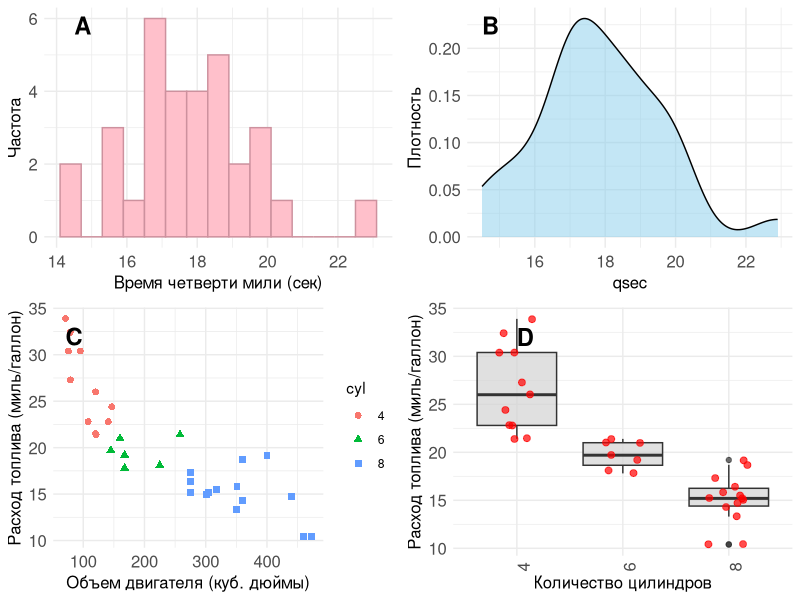

Write the R code that produced this figure.
library(ggplot2)
library(gridExtra)  # для объединения графиков
df <- mtcars
mtcars$cyl <- as.factor(mtcars$cyl)

# Задание 1.1 - Гистограмма qsec
p1 <- ggplot(mtcars, aes(x = qsec)) +
  geom_histogram(fill = "#FFC0CB", color = "#CD919E", bins = 15) +
  labs(title = "Распределение qsec",
       subtitle = "Данные mtcars",
       x = "Время четверти мили (сек)",
       y = "Частота") +
  theme_minimal() +
  theme(axis.title = element_text(size = 14),
        axis.text = element_text(size = 14))

# Задание 1.2 - Плотность qsec
p2 <- ggplot(mtcars, aes(x = qsec)) +
  geom_density(fill = "skyblue", alpha = 0.5) +
  labs(title = "Плотность распределения qsec",
       x = "qsec",
       y = "Плотность") +
  theme_minimal() +
  theme(axis.title = element_text(size = 14),
        axis.text = element_text(size = 14))


# Задание 2 - Точечный график mpg от disp
p3 <- ggplot(mtcars, aes(x = disp, y = mpg, color = cyl, shape = cyl)) +
  geom_point(size = 2) +
  labs(title = "Зависимость расхода от объема",
       x = "Объем двигателя (куб. дюймы)",
       y = "Расход топлива (миль/галлон)") +
  theme_minimal() +
  theme(axis.title = element_text(size = 14),
        axis.text = element_text(size = 14))

# Задание 3 - Боксплоты + джиттер
p4 <- ggplot(mtcars, aes(x = cyl, y = mpg)) +
  geom_boxplot(fill = "lightgray", alpha = 0.7) +
  geom_jitter(width = 0.2, size = 2, color = "red", alpha = 0.7) +
  labs(title = "Расход топлива по количеству цилиндров",
       x = "Количество цилиндров",
       y = "Расход топлива (миль/галлон)") +
  theme_minimal() +
  theme(axis.text.x = element_text(angle = 90, hjust = 1, size = 14),
        axis.text.y = element_text(size = 14),
        axis.title = element_text(size = 14))

# Задание 4 - Панель из 4 графиков
p5 <- ggplot(mtcars, aes(x = qsec)) +
  geom_histogram(fill = "#FFC0CB", color = "#CD919E", bins = 15) +
  labs(x = "Время четверти мили (сек)", y = "Частота") +
  theme_minimal() +
  annotate("text", x = min(mtcars$qsec), y = Inf, label = "A", 
           hjust = 0, vjust = 1.5, size = 6, fontface = "bold") +
  theme(axis.title = element_text(size = 12),
        axis.text = element_text(size = 12))

p6 <- ggplot(mtcars, aes(x = qsec)) +
  geom_density(fill = "skyblue", alpha = 0.5) +
  labs(x = "qsec", y = "Плотность") +
  theme_minimal() +
  annotate("text", x = min(mtcars$qsec), y = Inf, label = "B", 
           hjust = 0, vjust = 1.5, size = 6, fontface = "bold") +
  theme(axis.title = element_text(size = 12),
        axis.text = element_text(size = 12))

p7 <- ggplot(mtcars, aes(x = disp, y = mpg, color = cyl, shape = cyl)) +
  geom_point(size = 2) +
  labs(x = "Объем двигателя (куб. дюймы)", 
       y = "Расход топлива (миль/галлон)") +
  theme_minimal() +
  annotate("text", x = min(mtcars$disp), y = max(mtcars$mpg), label = "C", 
           hjust = 0, vjust = 1.5, size = 6, fontface = "bold") +
  theme(axis.title = element_text(size = 12),
        axis.text = element_text(size = 12))

p8 <- ggplot(mtcars, aes(x = cyl, y = mpg)) +
  geom_boxplot(fill = "lightgray", alpha = 0.7) +
  geom_jitter(width = 0.2, size = 2, color = "red", alpha = 0.7) +
  labs(x = "Количество цилиндров", y = "Расход топлива (миль/галлон)") +
  theme_minimal() +
  theme(axis.text.x = element_text(angle = 90, hjust = 1, size = 12),
        axis.text.y = element_text(size = 12),
        axis.title = element_text(size = 12)) +
  annotate("text", x = 1, y = max(mtcars$mpg), label = "D", 
           hjust = 0, vjust = 1.5, size = 6, fontface = "bold")

# Объединяем все графики
combined_plot <- grid.arrange(p5, p6, p7, p8, ncol = 2, nrow = 2)
